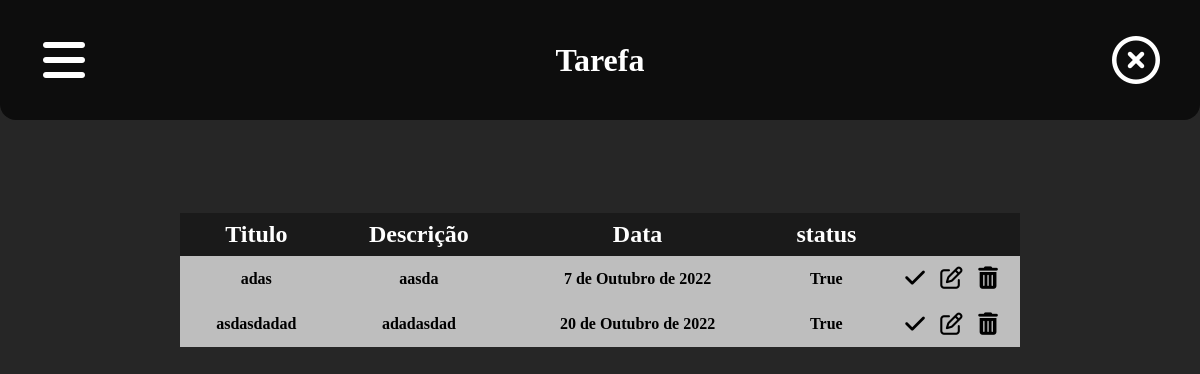
The app's page /, older data.
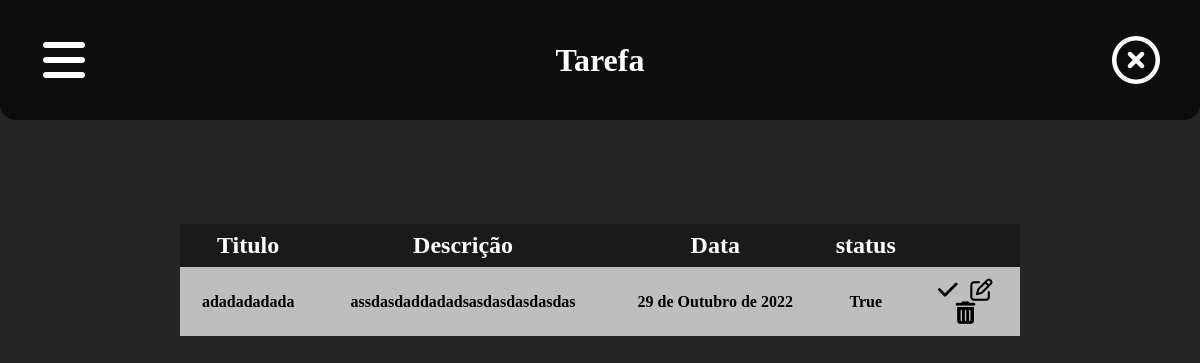
The same page, newer data.
### to_do_list/models.py (models this page shows)
class Tarefa(models.Model):
    titulo = models.CharField(max_length=255, null=True)
    descricao = models.TextField()
    dataEntrada = models.DateField()
    status = models.BooleanField()

### to_do_list/views.py (the view)
# urls.py: path('', views.index, name='home'),
def index(request):
    tarefas = Tarefa.objects.all()
    context = {
        'tarefa': tarefas
    }
    return render(request, 'home/index.html', context=context)

### to_do_list/templates/home/index.html (shortened to what this page needs)
{% extends 'base.html' %}
{% load static %}
{% block head %}
<link rel="stylesheet" href="{% static 'vendor/css/tarefa/styles.css' %}">
<link rel="stylesheet" href="https://cdnjs.cloudflare.com/ajax/libs/font-awesome/6.2.0/css/all.css">
{% endblock %}
{% block header %}
    {% include 'parciais/_header.html' %}
{% endblock %}
{% block conteudo %}
    {% include 'parciais/_tabela.html' %}
{% endblock %}

### templates/parciais/_tabela.html
<main>
    <table id="tabela">
        <tr>
            <th>Titulo</th>
            <th>Descrição</th>
            <th>Data </th>
            <th>status</th>
            <th></th>
        </tr>
        {% for tf in tarefa %}
            <tr>
                <th><a href="#">{{tf.titulo}}</a></th>
                <th>
                    <p>{{tf.descricao}}</p>
                </th>
                <th>{{tf.dataEntrada}} </th>
                <th>{{tf.status}}</th>
                <th>
                    <a href="{% url 'mudarStatus' tf.id %}"><i class="fa-solid fa-check"></i></a>
                    <a href="{% url 'editar' tf.id %}"><i class="fa-regular fa-pen-to-square"></i></a>
                    <a href="{% url 'deletar' tf.id %}"><i class="fa-solid fa-trash-can"></i></a>
                </th>
             </tr>
        {% endfor %}
    </table>
</main>

Row changes from the older to the newer data that the page shows:
removed Tarefa: titulo "adas", descricao "aasda", dataEntrada "7 de Outubro de 2022", status "True"
removed Tarefa: titulo "asdasdadad", descricao "adadasdad", dataEntrada "20 de Outubro de 2022", status "True"
added Tarefa: titulo "adadadadada", descricao "assdasdaddadadsasdasdasdasdas", dataEntrada "29 de Outubro de 2022", status "True"
